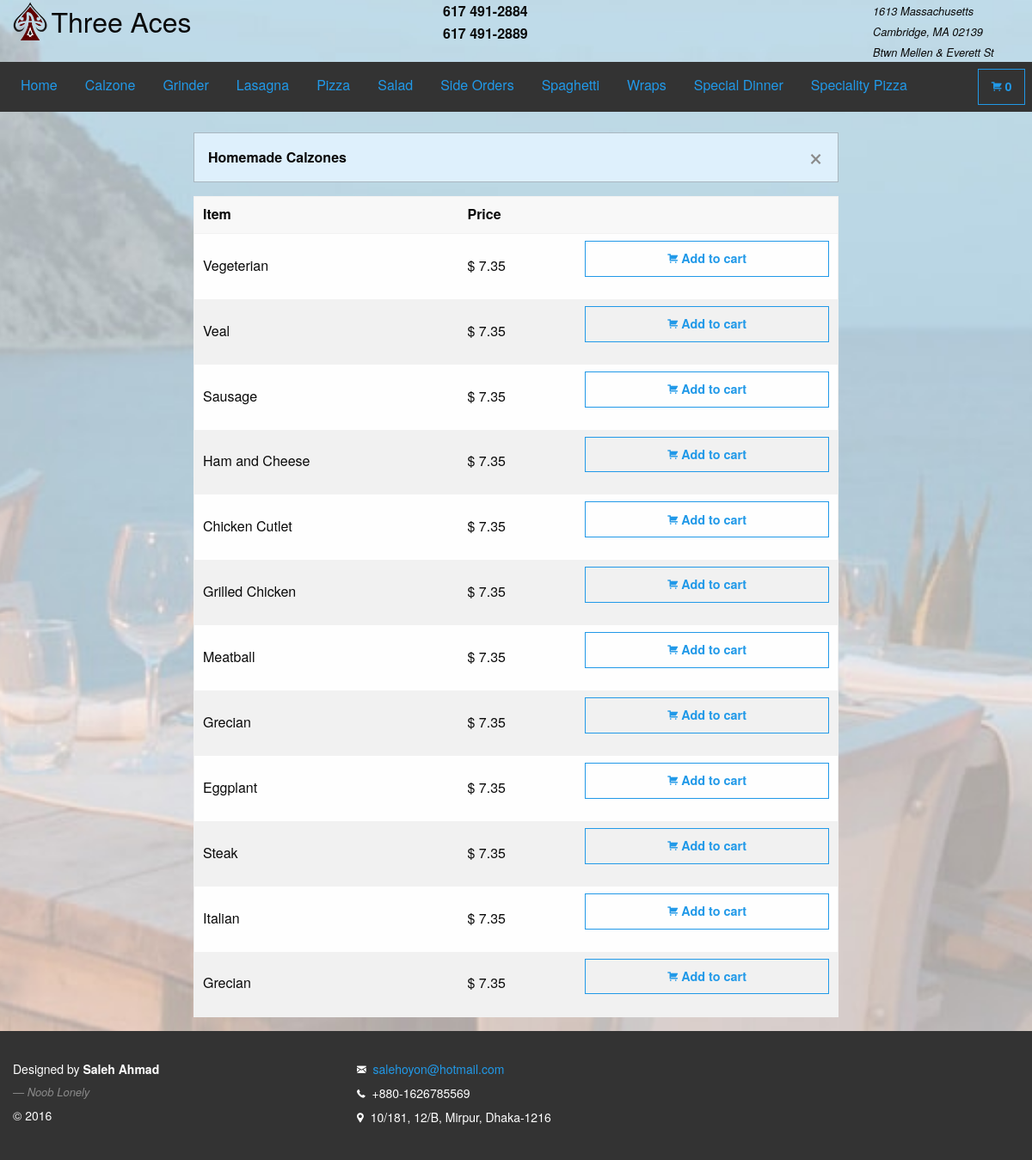
/calzone.php, run on the app's committed database.
### tables this page shows
CREATE TABLE IF NOT EXISTS `calzone` (
`id` bigint(22) NOT NULL COMMENT 'Calzone ID',
  `name` text NOT NULL COMMENT 'Calzone Name',
  `price` decimal(10,2) NOT NULL COMMENT 'Calzone Price'
);

### model/db.php (called while the page is built, shortened)
<?php
function calzone()
{
    $conn        = db_conn();
    $selectQuery = 'SELECT * FROM `calzone`';
    try{
        $stmt = $conn->query($selectQuery);
    }catch(PDOException $e){
        handle_sql_errors($selectQuery, $e->getMessage());
    }
    $row = $stmt->fetchAll(PDO::FETCH_ASSOC);
    return $row;
}

### controller/dataCollector.php (called while the page is built, shortened)
<?php
require_once 'model/db.php';
function getCalzones()
{
    $row = calzone();
    return $row;
}

### calzone.php (the view, shortened to what this page needs)
<?php
require_once 'controller/dataCollector.php';
$row = getCalzones();
?>
<!doctype html>
<html class="no-js" lang="en">
    <head>
        <?php require_once 'includes/head.php'; ?>
    </head>
    <body>
        <div class="cover-image"></div>
        <div id="wrap">
            <main>
                <header>
                    <?php include_once 'includes/upperHeader.php';?>
                    <nav id="fixed-top-nav-sec">
                        <?php require_once 'includes/navbar.php'; ?>
                    </nav>
                </header>
                <br/>
                <section>
                    <div class="small-12 columns">
                        <div class="small-8 small-centered columns">
                            <div class="panel callout primary" data-closable>
                                <strong>Homemade Calzones</strong>
                                <button class="close-button" aria-label="Dismiss alert" type="button" data-close>
                                    <span aria-hidden="true">&times;</span>
                                </button>
                            </div>
                            <table style="width: 100%">
                                <thead>
                                <tr>
                                    <th>Item</th>
                                    <th>Price</th>
                                    <th></th>
                                </tr>
                                </thead>
                                <tbody>
                                <?php foreach($row as $r): ?>
                                    <tr data-id ="<?= htmlentities(stripcslashes($r['id']), ENT_QUOTES, 'UTF-8'); ?>" data-type="Calzone">
                                        <td><?= htmlentities(stripcslashes($r['name']), ENT_QUOTES, 'UTF-8'); ?></td>
                                        <td> $ <?= htmlentities(stripcslashes($r['price']), ENT_QUOTES, 'UTF-8'); ?></td>
                                        <td>
                                            <button type="button" class="button hollow primary expanded item">
                                                <i class="fi-shopping-cart"></i>
                                                <strong>Add to cart</strong>
                                            </button>
                                        </td>
                                    </tr>
                                <?php endforeach; ?>
                                </tbody>
                            </table>
                        </div>
                    </div>
                </section>
            </main>
        </div>
        <footer>
            <?php include_once 'includes/footer.php';?>
        </footer>
    </body>
</html>

### includes/head.php (shortened to what this page needs)
<link rel="stylesheet" href="<?= SERVER ?>/css/normalize.css">
<link rel="stylesheet" href="<?= SERVER ?>/css/foundation.min.css">
<link rel="stylesheet" href="<?= SERVER ?>/css/foundation-icons/foundation-icons.css" />
<link rel="stylesheet" href="<?= SERVER ?>/css/main.css">

### includes/upperHeader.php (shortened to what this page needs)
<div class="row">
    <div class="small-4 medium-5 columns">
        <img src="<?php echo SERVER; ?>/img/aces_logo.png" width="40px" style="padding-bottom: 20px;" alt="Three Aces Logo">
        <span class="title">Three Aces</span>
    </div>
    <div class="small-4 medium-5 columns">
        <p>
            <strong>
                617 491-2884<br/>
                617 491-2889
            </strong>
        </p>
    </div>
    <div class="small-4 medium-2 columns">
        <address>
            <small>
                1613 Massachusetts<br/>
                Cambridge, MA 02139<br/>
                Btwn Mellen & Everett St
            </small>
        </address>
    </div>
</div>

### includes/navbar.php (shortened to what this page needs)
<div class="top-bar" id="example-menu">
    <div class="row">
        <div class="small">
            <div class="top-bar-left">
                <ul class="dropdown menu" data-dropdown-menu>
                    <li <?= $_SERVER['SCRIPT_NAME'] == '/threeAces/' ? 'class="active"' : '' ?>><a href="<?php echo SERVER ?>">Home</a></li>
                    <li <?= $_SERVER['SCRIPT_NAME'] == '/threeAces/calzone' ? 'class="active"' : '' ?>><a href="calzone">Calzone</a></li>
                    <li <?= $_SERVER['SCRIPT_NAME'] == '/threeAces/grinder' ? 'class="active"' : '' ?>><a href="grinder">Grinder</a></li>
                    <li <?= $_SERVER['SCRIPT_NAME'] == '/threeAces/lasagna' ? 'class="active"' : '' ?>><a href="lasagna">Lasagna</a></li>
                    <li <?= $_SERVER['SCRIPT_NAME'] == '/threeAces/pizza' ? 'class="active"' : '' ?>><a href="pizza">Pizza</a></li>
                    <li <?= $_SERVER['SCRIPT_NAME'] == '/threeAces/salad' ? 'class="active"' : '' ?>><a href="salad">Salad</a></li>
                    <li <?= $_SERVER['SCRIPT_NAME'] == '/threeAces/sideorders' ? 'class="active"' : '' ?>><a href="sideorders">Side Orders</a></li>
                    <li <?= $_SERVER['SCRIPT_NAME'] == '/threeAces/spaghetti' ? 'class="active"' : '' ?>><a href="spaghetti">Spaghetti</a></li>
                    <li <?= $_SERVER['SCRIPT_NAME'] == '/threeAces/wraps' ? 'class="active"' : '' ?>><a href="wraps">Wraps</a></li>
                    <li <?= $_SERVER['SCRIPT_NAME'] == '/threeAces/specialdinners' ? 'class="active"' : '' ?>><a href="specialdinners">Special Dinner</a></li>
                    <li <?= $_SERVER['SCRIPT_NAME'] == '/threeAces/specialitypizza' ? 'class="active"' : '' ?>><a href="specialitypizza">Speciality Pizza</a></li>
                </ul>
            </div>
            <div class="top-bar-right">
                <ul class="menu">
                    <div>
                        <a href="checkout" class="button primary hollow">
                            <i class="fi-shopping-cart"></i>
                            <strong><?php echo count($_SESSION['cart']); ?></strong>
                        </a>
                    </div>
                </ul>
            </div>
        </div>
    </div>
</div>

### includes/footer.php
<div class="row">
    <div class="small-4 columns">
        <span>Designed by <strong>Saleh Ahmad</strong></span><br/>
        <cite>Noob Lonely</cite> &copy; <?php echo date("Y") ?>
    </div>
    <div class="small-4 columns end">
        <i class="fi-mail"></i>&nbsp;&nbsp;<a href="mailto:salehoyon@hotmail.com?cc=nissongo102@gmail.com&amp;subject=Feedback&amp;body=Dear%20Buddy%2C%0A" target="_top">salehoyon@hotmail.com</a><br/>
        <i class="fi-telephone"></i>&nbsp;&nbsp;+880-1626785569<br/>
        <i class="fi-marker"></i>&nbsp;&nbsp;10/181, 12/B, Mirpur, Dhaka-1216
    </div>
</div>

### css/main.css (style rules this page uses)
html { color: #222; font-size: 1em; line-height: 1.4; }
audio, canvas, iframe, img, svg, video { vertical-align: middle; }
.cover-image { position: fixed; top: 0; left: 0; right: 0; z-index: -1; top:0; background: url("../img/back-image.jpg") bottom no-repeat fixed; background-size: cover; height: 100%; }
.top-bar, .top-bar ul { background-color: #333; }
.top-bar { overflow-x: auto; }
#wrap { min-height: 100%; }
main { overflow:auto; padding-bottom: 150px; }
footer { background: #333; color:#fff; position: relative; margin-top: -150px; clear:both; padding: 30px 0; height: 150px; font-size: 14px; line-height: 2 }
.title { font-size: 32px; font-weight: 400; font-family: "Helvetica Neue", Helvetica, Arial, sans-serif; }
body { scrollbar-face-color: #def0fc; scrollbar-shadow-color: #99B0BD; scrollbar-arrow-color: #686F73; scrollbar-track-color: #EFF0F5; }

### data on the page
calzone: name "Vegeterian", price "7.35"
calzone: name "Veal", price "7.35"
calzone: name "Sausage", price "7.35"
calzone: name "Ham and Cheese", price "7.35"
calzone: name "Chicken Cutlet", price "7.35"
calzone: name "Grilled Chicken", price "7.35"
calzone: name "Meatball", price "7.35"
calzone: name "Grecian", price "7.35"
calzone: name "Eggplant", price "7.35"
calzone: name "Steak", price "7.35"
calzone: name "Italian", price "7.35"
calzone: name "Grecian", price "7.35"

### other printed values
count($_SESSION['cart']) "0"
